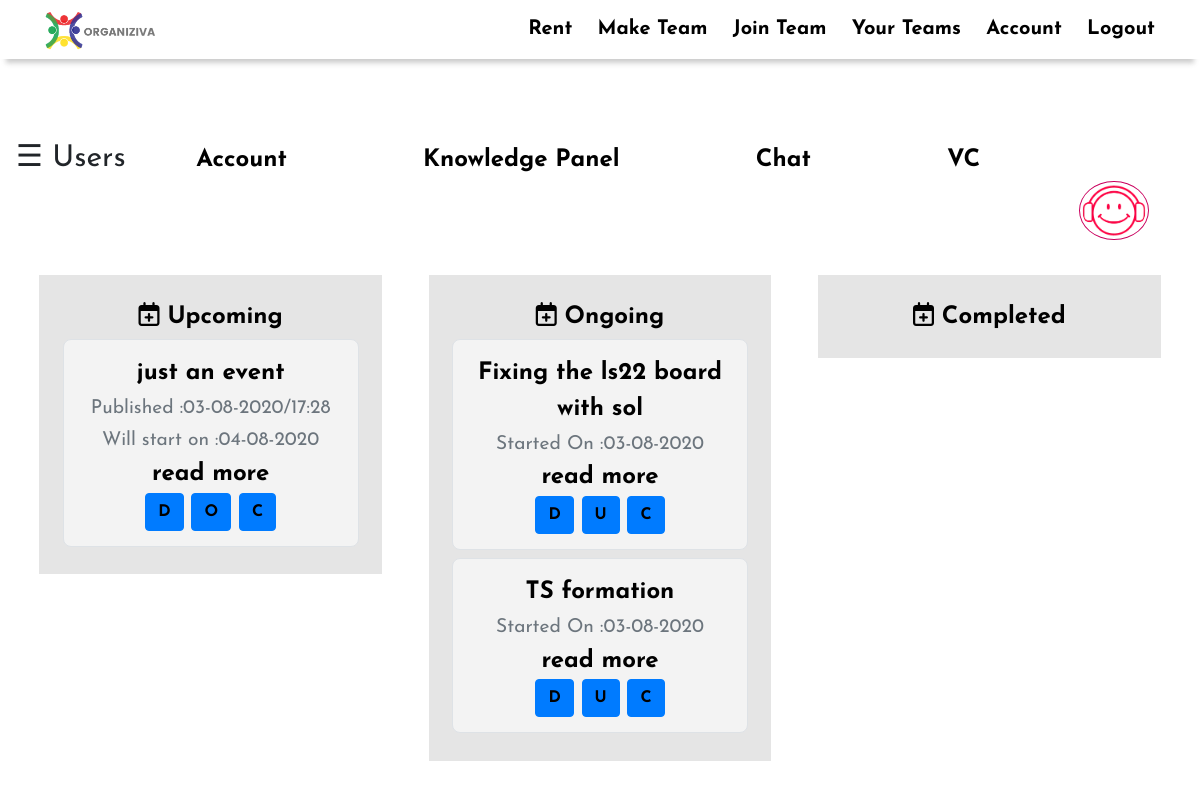
Page /c958cd92c34a6f77dpsrohini/team (signed in) on the earlier database version.
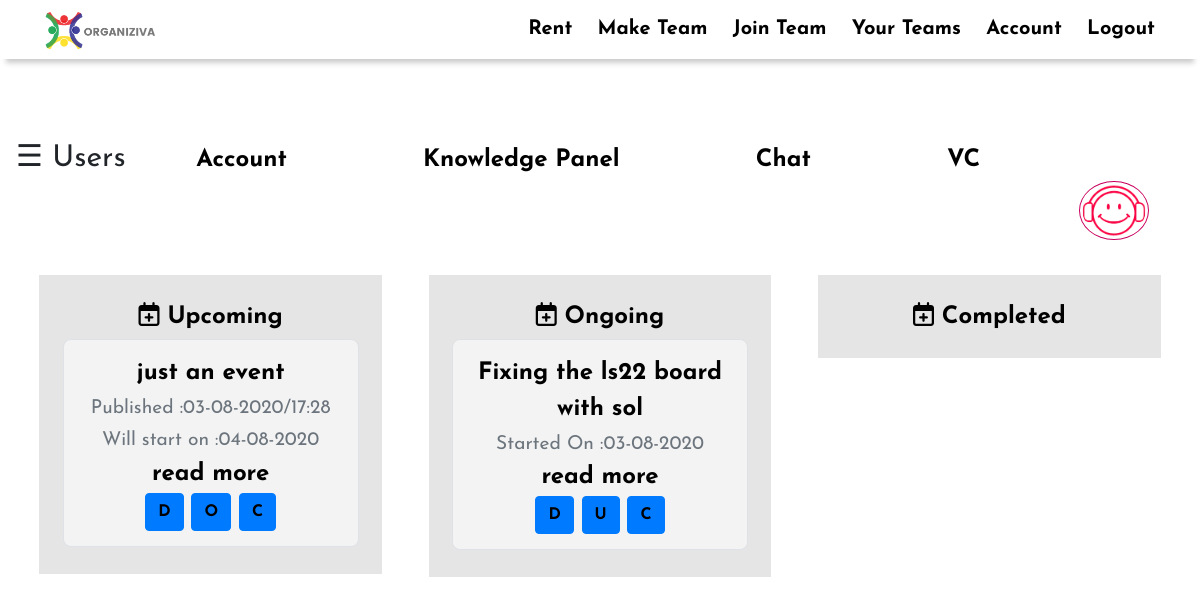
Same page on the later database version.
### Tool/models.py (models this page shows, shortened)
class Events(db.Model):
    __tablename__ = 'events'
    id = db.Column(db.Integer, primary_key = True)
    teamid = db.Column(db.Integer, db.ForeignKey('teams.randomid'))
    date = db.Column(db.DateTime,nullable = False,default=datetime.now)
    start_date = db.Column(db.DateTime,nullable = True)
    end_date = db.Column(db.DateTime,nullable = True)
    title = db.Column(db.String)
    event = db.Column(db.String)
    type = db.Column(db.String)

### app.py (the view)
@app.route('/<team_id>/team', methods = ['GET' , 'POST'])
@login_required
def team(team_id):
    team = Team.query.filter_by(randomid = team_id).first()
    if current_user in team.workers:
        team_upcoming = Events.query.filter_by(type = 'upcoming', teamid = team_id).order_by(Events.start_date.asc())
        for upcoming in team_upcoming:
            if upcoming.start_date is None:
                continue
            now = datetime.now()
            if upcoming.start_date.strftime('%d-%m-%Y') <= now.strftime('%d-%m-%Y'):
                return redirect(url_for('change_event' , team_id = team_id , event_id = upcoming.id , type = 'o'))
        team_ongoing = Events.query.filter_by(type = 'ongoing', teamid = team_id).order_by(Events.start_date.asc())
        team_completed = Events.query.filter_by(type = 'completed', teamid = team_id).order_by(Events.date.asc())
        team_owner = team.ownerid
    else:
        abort(403)
    return render_template('team.htm',team = team ,team_owner = team_owner, team_upcoming = team_upcoming,
                            team_ongoing = team_ongoing , team_completed = team_completed , team_id = team_id )

### Tool/models.py (called while the page is built)
@login_manager.user_loader
def load_user(user_id):
    return User.query.get(user_id)

### Tool/templates/team.htm (shortened to what this page needs)
{%extends 'base.htm'%}
{%block content%}
<div id="main">
  <br><br><br><br><br>
<span style="font-size:30px;cursor:pointer" onclick="openNav()">&#9776; Users</span>
{%if team_owner == current_user.id%}
  <a style=" padding: 0.61% ;border-radius: 7%;" class="addition" href="{{url_for('team_account' , team_id = team_id)}}">Account</a>
{%endif%}
<a style=" padding: 0.61% ;border-radius: 7%;" class="addition" href="{{url_for('all_knowledge' , team_id = team_id)}}">Knowledge Panel</a>
<a style=" padding: 0.61% ;border-radius: 7%;" class="addition" href="{{url_for('sessions' , teamid = team_id)}}">Chat</a>
<a title="video call" style=" padding: 0.61% ;border-radius: 7%;" class="addition" href="{{url_for('vc' , team_id = team_id)}}">VC</a>
<div class="portfolio">
  <div class="portfolio-item">
      <a href="#lightbox" title="Relaxing Music" class="button"><img style="float: right; margin-bottom: 3% ;padding: 0.2%; margin-right: 3%; border-radius: 50%; border: 1px solid rgb(201, 0, 94);" src="{{url_for('static', filename="head.png")}}" alt="Music to deal with fatigue"  width="70px"></a>
  </div>
</div>
<div class="lists">
  <div class="list">
    {%if team_owner == current_user.id%}
      <a title="Add Event" align = "center" href="{{url_for('make_upcoming' , team_id = team_id , type = 'upcoming')}}">
        <i class="fa fa-calendar-plus-o" style="font-size:24px"></i>
        Upcoming</a>
    {%else%}
    <center>Upcoming</center>
    {%endif%}
    {%if team_upcoming%}
      {%for event in team_upcoming%}
      <div class = "list-item center jumbotron border">
        {{event.title}}
        <small id="emailHelp" class="form-text text-muted">Published :{{event.date.strftime('%d-%m-%Y/%H:%M')}}</small>
        {%if event.start_date%}
          <small id="emailHelp" class="form-text text-muted">Will start on :{{event.start_date.strftime('%d-%m-%Y')}}</small>
        {%endif%}
        <a href="{{url_for('event' ,team_id = team_id, event_id = event.id) }}">read more</a>
        <br>
        {%if current_user.id == team.ownerid%}
          <a style="font-weight: 800;" class="btn btn-primary" title = "Delete" href="{{url_for('delete_event' , team_id = team_id , event_id = event.id)}}">D</a>
        {%endif%}
        <a style="font-weight: 800;" class="btn btn-primary" title = "Change to Ongoing" href="{{url_for('change_event' , team_id = team_id , event_id = event.id , type = 'o')}}">O</a>
        <a style="font-weight: 800;" class="btn btn-primary" title = "Change to Completed" href="{{url_for('change_event' , team_id = team_id , event_id = event.id , type = 'c')}}">C</a>
        <br>
      </div>
      {%endfor%}
    {%endif%}
  </div>
  <div class="list">
    {%if team_owner == current_user.id%}
      <a title="Add Event" align = "center" href="{{url_for('make_upcoming' , team_id = team_id ,type = 'ongoing')}}">
        <i class="fa fa-calendar-plus-o" style="font-size:24px"></i>
        Ongoing</a>
    {%else%}
    <center>Ongoing</center>
    {%endif%}
    {%if team_ongoing%}
      {%for event in team_ongoing%}
      <div class = "list-item jumbotron border">
        {{event.title}}
        <small id="emailHelp" class="form-text text-muted">Started On :{{event.start_date.strftime('%d-%m-%Y')}}</small>
        <a href="{{url_for('event' ,team_id = team_id, event_id = event.id )}}">read more</a>
        <br>
        {%if current_user.id == team.ownerid%}
          <a style="font-weight: 800;" class="btn btn-primary" title = "Delete" href="{{url_for('delete_event' , team_id = team_id , event_id = event.id)}}">D</a>
        {%endif%}
        <a style="font-weight: 800;" class="btn btn-primary" title = "Change to Upcoming" href="{{url_for('change_event' , team_id = team_id , event_id = event.id , type = 'u')}}">U</a>
        <a style="font-weight: 800;" class="btn btn-primary" title = "Change to Completed" href="{{url_for('change_event' , team_id = team_id , event_id = event.id , type = 'c')}}">C</a>
      </div>
      {%endfor%}
    {%endif%}
  </div>
  <div class="list">
    {%if team_owner == current_user.id%}
      <a title="Add Event" align = "center" href="{{url_for('make_upcoming' , team_id = team_id , type = 'completed')}}">
        <i class="fa fa-calendar-plus-o" style="font-size:24px"></i>
        Completed</a>
    {%else%}
    <center>Completed</center>
    {%endif%}
  </div>
</div>
</div>
{%endblock%}

### Tool/templates/base.htm (shortened to what this page needs)
<!DOCTYPE html>
<html>
<head>
  <link
  rel="stylesheet"
  href="https://cdnjs.cloudflare.com/ajax/libs/animate.css/4.0.0/animate.min.css"
/>
    <link rel="stylesheet" type="text/css" media="screen" href="{{url_for('static', filename="remote.css")}}">
    <link rel="stylesheet" href="https://cdnjs.cloudflare.com/ajax/libs/font-awesome/4.7.0/css/font-awesome.min.css">
    <link href="https://unpkg.com/aos@2.3.1/dist/aos.css" rel="stylesheet">
    <link rel="stylesheet" href="https://stackpath.bootstrapcdn.com/bootstrap/4.5.0/css/bootstrap.min.css">
</head>
<body>
  <nav class="site-header fixed-top py-1 font-weight-bold navigation ">
      <div class="container d-flex flex-column flex-md-row justify-content-between">
        <a class="navbar-brand" href="{{url_for('index')}}">
          <img  src="{{url_for('static', filename="main-logo.png")}}" width="25%"  class="d-inline-block align-left" alt="logo can't load" align = "left">
        </a>
          {%if current_user.is_authenticated%}
          <a class = "clicks" href="{{url_for('all_rental')}}">Rent</a>
          <a class="clicks" href="{{url_for('make_team')}}">Make Team</a>
          <a class="clicks" href="{{url_for('join_team')}}">Join Team</a>
          <a class="clicks" href="{{url_for('all_teams')}}">Your Teams</a>
          <a class="clicks" href="{{url_for('account')}}">Account</a>
          <a class="clicks" href="{{url_for('logout')}}">Logout</a>
          {%else%}
          <a class="clicks nav-item active" href="{{url_for('register')}}">Register</a>
          <a class="clicks nav-item active" href="{{url_for('login')}}">Login</a>
          <a class="clicks nav-item active" href="{{url_for('chatbot')}}">Chatbot</a>
          {%endif%}
      </div>
  </nav>
  {%block content%}
  {%endblock%}
</body>

### Tool/static/remote.css (style rules this page uses)
html { scroll-behavior: smooth; }
body { font-family: 'Josefin Sans', sans-serif !important; }
.navigation { position: sticky ; padding: 1.5%; width: 100%; background-color: white !important; line-height: 40px; box-shadow: 0 10px 5px -6px rgba(75, 75, 75, 0.281); }
.clicks { font-family: 'Josefin Sans', sans-serif; font-size: 20px; padding-top: 5px ; float: right; }
a { text-decoration: none !important; color: black !important; }
.addition { font-family: 'Josefin Sans', sans-serif; font-size: 150%; font-weight: 900; margin: 5%; margin-top: 15% !important; }
* { margin: 0; padding: 0; box-sizing: border-box; }
.lists { font-family: 'Josefin Sans', sans-serif; color: black; font-size: x-large; font-weight: 700; display: flex; flex: 1; width: 100%; }
.lists .list { display: flex; flex-flow: column; flex: 1; width: 100%; max-height: fit-content; height: 100%; background-color: rgba(0, 0, 0, 0.1); margin: 0 2%; padding: 2%; transition: all 0.2s linear; }
.lists .list .list-item { background-color: #F3F3F3; border-radius: 8px; padding: 15px 20px; text-align: center; margin: 4px 0px; }
* { box-sizing: border-box; }

### Tool/templates/team.htm (style rules this page uses)
body { font-family: "Lato", sans-serif; transition: background-color .5s; }
#main { transition: margin-left .5s; padding: 16px; }

Differences in the rows shown:
removed Events: title "TS formation", start_date "03-08-2020"
